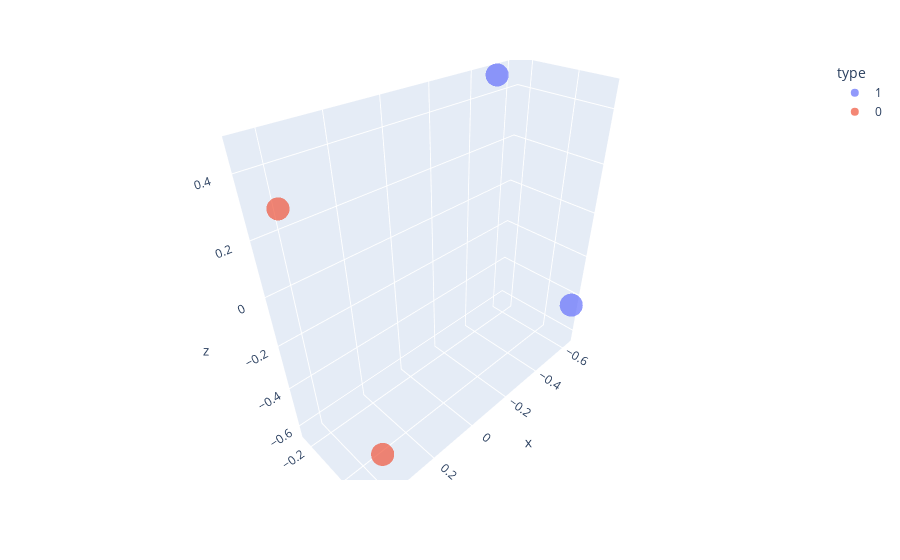

The code cell stored with this chart in its notebook:
### Code cell
# plot
df = pd.DataFrame(R, columns=["x", "y", "z"], index=range(1, A+1))
df['type'] = T
df['type'] = df['type'].astype(str)

fig = px.scatter_3d(df, x="x", y="y", z="z", color='type', opacity=0.7)
fig.show()

### Figure 1 — Plotly figure (JSON) as saved in the notebook; plotly's stock layout.template omitted (floating-point values rounded to 4 significant figures)
{"data": [{"hovertemplate": "type=1<br>x=%{x}<br>y=%{y}<br>z=%{z}<extra></extra>", "legendgroup": "1", "marker": {"color": "#636efa", "opacity": 0.7, "symbol": "circle"}, "mode": "markers", "name": "1", "scene": "scene", "showlegend": true, "type": "scatter3d", "x": [-0.6315, -0.5224], "y": [0.1417, -0.2481], "z": [-0.441, 0.4641]}, {"hovertemplate": "type=0<br>x=%{x}<br>y=%{y}<br>z=%{z}<extra></extra>", "legendgroup": "0", "marker": {"color": "#EF553B", "opacity": 0.7, "symbol": "circle"}, "mode": "markers", "name": "0", "scene": "scene", "showlegend": true, "type": "scatter3d", "x": [0.3349, 0.4522], "y": [0.03057, -0.1156], "z": [-0.6305, 0.3427]}], "layout": {"legend": {"title": {"text": "type"}, "tracegroupgap": 0}, "margin": {"t": 60}, "scene": {"domain": {"x": [0, 1], "y": [0, 1]}, "xaxis": {"title": {"text": "x"}}, "yaxis": {"title": {"text": "y"}}, "zaxis": {"title": {"text": "z"}}}}}
